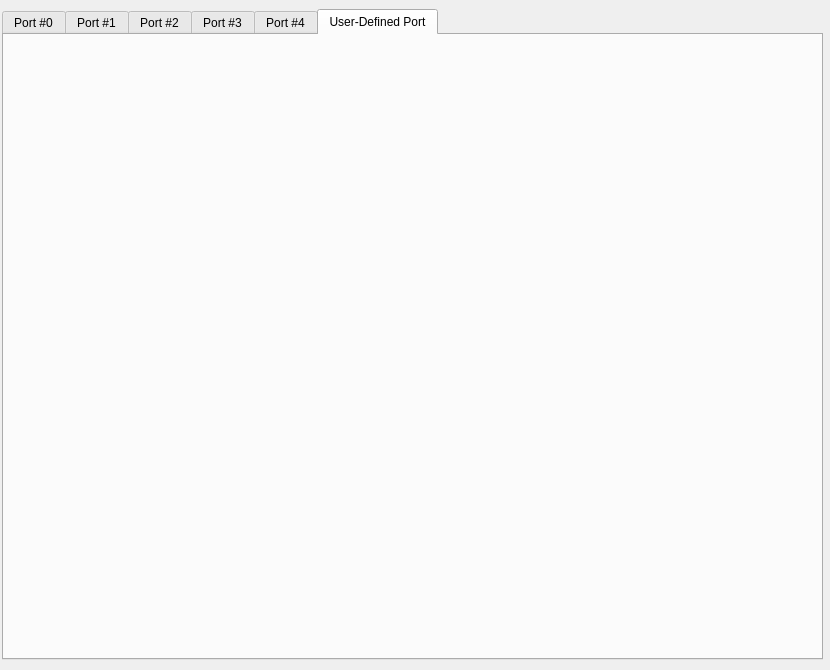
<?xml version="1.0" encoding="UTF-8"?>
<ui version="4.0">
 <class>MultiReadWidget</class>
 <widget class="QWidget" name="MultiReadWidget">
  <property name="geometry">
   <rect>
    <x>0</x>
    <y>0</y>
    <width>830</width>
    <height>670</height>
   </rect>
  </property>
  <property name="windowTitle">
   <string>Form</string>
  </property>
  <widget class="QTabWidget" name="tabWidget">
   <property name="geometry">
    <rect>
     <x>2</x>
     <y>9</y>
     <width>821</width>
     <height>651</height>
    </rect>
   </property>
   <property name="currentIndex">
    <number>5</number>
   </property>
   <widget class="ReadFileWidget" name="tab0">
    <attribute name="title">
     <string>Port #0</string>
    </attribute>
   </widget>
   <widget class="ReadFileWidget" name="tab1">
    <attribute name="title">
     <string>Port #1</string>
    </attribute>
   </widget>
   <widget class="ReadFileWidget" name="tab2">
    <attribute name="title">
     <string>Port #2</string>
    </attribute>
   </widget>
   <widget class="ReadFileWidget" name="tab3">
    <attribute name="title">
     <string>Port #3</string>
    </attribute>
   </widget>
   <widget class="ReadFileWidget" name="tab4">
    <attribute name="title">
     <string>Port #4</string>
    </attribute>
   </widget>
   <widget class="ReadFileWidget" name="tab">
    <attribute name="title">
     <string>User-Defined Port</string>
    </attribute>
   </widget>
  </widget>
 </widget>
 <customwidgets>
  <customwidget>
   <class>ReadFileWidget</class>
   <extends>QWidget</extends>
   <header>qtgui/readfilewidget.h</header>
   <container>1</container>
  </customwidget>
 </customwidgets>
 <resources/>
 <connections/>
</ui>
